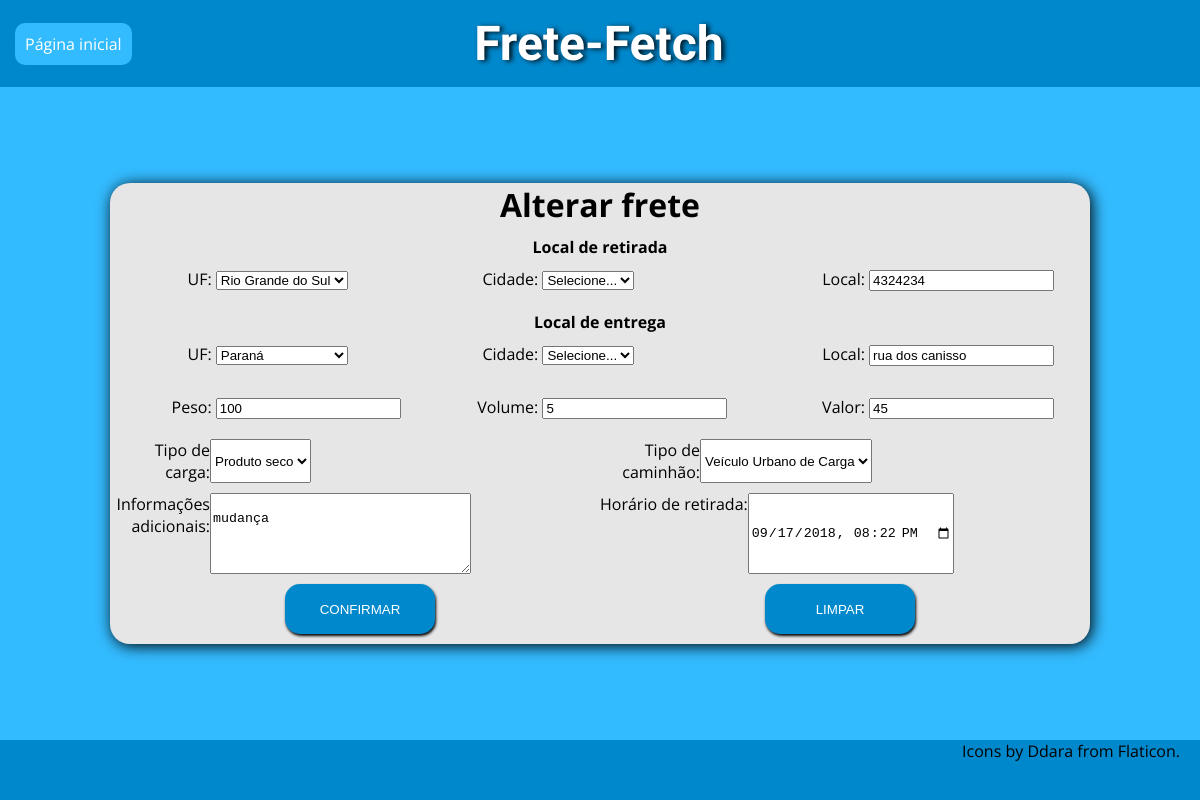
The page /cadastro_frete.php?ciot=9 on the database its author committed.
### tables this page shows
CREATE TABLE `frete` (
  `ciot` bigint(20) UNSIGNED NOT NULL,
  `valor` decimal(10,0) NOT NULL,
  `peso` decimal(10,0) NOT NULL,
  `volume` decimal(10,0) NOT NULL,
  `ret_local` varchar(50) NOT NULL,
  `ent_local` varchar(50) NOT NULL,
  `ret_dthr` datetime NOT NULL,
  `ent_dthr` datetime DEFAULT NULL,
  `tipo_cami` varchar(3) DEFAULT NULL,
  `contratante` decimal(10,0) NOT NULL,
  `motorista` decimal(10,0) DEFAULT NULL,
  `ret_cidad` varchar(3) NOT NULL,
  `ent_cidad` varchar(3) NOT NULL,
  `tipo` varchar(3) NOT NULL,
  `obs` varchar(50) DEFAULT NULL
);

### cadastro_frete.php (the view, shortened to what this page needs)
<?php
	$form_action="cadastros/cad_frete.php";
	if (isset($_GET['ciot'])){
		$titulo="Alterar frete";
		$form_action="cadastros/alt_frete.php";
		$sql="select
				f.*,
				cretirada.sigla  as sigcr,
				cretirada.estado as siger,
				centrega.sigla   as sigce,
				centrega.estado  as sigee
			from frete f
			join cidade cretirada on
				cretirada.sigla=f.ret_cidad
			join cidade centrega on
			    centrega.sigla=f.ent_cidad
			where ciot = ?";
		$con = new PDO("mysql:host=localhost;dbname=ff;charset=UTF8", "root", "");
		$rs = $con->prepare($sql);
		$rs->bindParam(1, $_GET['ciot']);
		$rs->execute();
		$row = $rs->fetch(PDO::FETCH_OBJ);
	}else{
		$titulo="Solicitar serviço";
	}
	include "includes/header_cadastro_frete.php";
?>
<div class="container">
	<h1 style="text-align: center;"><?=$titulo;?></h1>
	<form action="<?=$form_action?>" method="post" id="form-frete">
	    <div class="local-item">
	    	<h4>Local de retirada</h4>
	    	<div>
	    		<label for="uf" class="label-alinhado">UF:</label>
		    	<select onchange="carregaCidades(this.value, 'ret_cidad')" id="uf" name="uf" required>
					<?php
						include "includes/conexao.php";
						$sql = "select nome, sigla from estado order by 1";
						$estados = mysqli_query($conexao, $sql);
						while ($estado = mysqli_fetch_array($estados)) {
							$s = (isset($row->sigcr) && ($row->siger==$estado['sigla'])) ? 'selected' : '';
							echo "<option value='".$estado['sigla']."' $s>".$estado['nome']."</option>";
					}?>
		    	</select>
		    	<br><span class="msg-erro label-alinhado" id="msg-uf-inicial"></span>
	    	</div>
		    <div>
		    	<label for="ret_cidad" class="label-alinhado">Cidade:</label>
		    	<select id="ret_cidad" name="ret_cidad" required>
		    		<option value="">Selecione...</option>
		    	</select>
		    	<br><span class="msg-erro label-alinhado" id="msg-ret-cidad"></span>
	    	</div>
	    	<div>
		    	<label for="ret_local" class="label-alinhado">Local:</label>
		    	<input type="text" id="ret-local" name="ret_local" maxlength="50" <?=isset($row->ret_local) ? "value='$row->ret_local'" : "" ?>>
		    	<br><span class="msg-erro label-alinhado" id="msg-ret-local"></span>
	    	</div>
	    </div>
			<div class="local-item">
			<h4>Local de entrega</h4>
	    	<div>
	    		<label for="uf-dest" class="label-alinhado">UF:</label>
		    	<select onchange="carregaCidades(this.value, 'ent_cidad')" id="uf-dest"  name="uf-dest"  required>
					<?php
						$sql = "select nome, sigla from estado order by 1";
						$estados = mysqli_query($conexao, $sql);
						while ($estado = mysqli_fetch_array($estados)) {
							$s = (isset($row->sigce) && ($row->sigee==$estado['sigla'])) ? 'selected' : '';
							echo "<option value='".$estado['sigla']."' $s>".$estado['nome']."</option>";
					}?>
		    	</select>
		    	<br><span class="msg-erro label-alinhado" id="msg-uf-final"></span>
	    	</div>
		    <div>
		    	<label for="ent_cidad" class="label-alinhado">Cidade:</label>
		    	<select id="ent_cidad"  name="ent_cidad" required>
		    		<option value="">Selecione...</option>
		    	</select>
		    	<br><span class="msg-erro label-alinhado" id="msg-ent-cidade"></span>
	    	</div>
	    	<div>
	    		<label for="ent_local" class="label-alinhado">Local:</label>
	    		<input type="text" name="ent_local" maxlength="50" id="ent_local" <?=isset($row->ent_local) ? "value='$row->ent_local'" : "" ?>>
	    		<br><span class="msg-erro label-alinhado" id="msg-ent-local"></span>
	    	</div>
	    </div>
	    <div class="local-item">
	    	<div>
		    	<label for="peso" class="label-alinhado">Peso:</label>
		    	<input type="number" id="peso" name="peso" min="1" required <?=isset($row->peso) ? "value='$row->peso'" : "1" ?>>
		    	<br><span class="msg-erro label-alinhado" id="msg-peso"></span>
			</div>
		    <div>
		    	<label for="volume" class="label-alinhado">Volume:</label>
		    	<input type="number" id="volume" name="volume" min="1" required <?=isset($row->volume) ? "value='$row->volume'" : "1" ?>>
		    	<br><span class="msg-erro label-alinhado" id="msg-volume"></span>
			</div>
			<div>
		    	<label for="valor" class="label-alinhado">Valor:</label>
		    	<input type="number" id="valor" name="valor" " min="1" required <?=isset($row->valor) ? "value='$row->valor'" : "1" ?>>
		    	<br><span class="msg-erro label-alinhado" id="msg-valor"></span>
			</div>
	    </div>
	    <div class="form-item">
	    	<div>
	    		<label for="tipo" class="label-alinhado">Tipo de carga:</label>
		    	<select id="tipo" name="tipo" required>
		    		<?php
		    			include_once "includes/conexao.php";
		    			$r=mysqli_query($conexao, "select sigla, descr from tpcarga;");
		    			while ($tp = mysqli_fetch_array($r)) {
		    				$tpc = (isset($row->tipo) && ($row->tipo==$tp['sigla'])) ? 'selected' : '';
		    				echo "<option value='".$tp['sigla']."' $tpc>".$tp['descr']."</option>";
		    			}
		    		?>
		    	</select>
		    	<br><span class="msg-erro label-alinhado" id="msg-slct-tipo"></span>
	    	</div>
	    	<div>
	    		<label for="tipo_cami" class="label-alinhado">Tipo de caminhão:</label>
		    	<select id="tipo_cami" name="tipo_cami" required>
		    		<?php
		    			include_once "includes/conexao.php";
		    			$s=mysqli_query($conexao, "select sig, descr from tpcaminhao;");
		    			while ($tp = mysqli_fetch_array($s)) {
		    				$c = (isset($row->tipo_cami) && ($row->tipo_cami==$tp['sig'])) ? 'selected' : '';
		    				echo "<option value='".$tp['sig']."' $c>".$tp['descr']."</option>";
		    			}
		    		?>
		    	</select>
		    	<br><span class="msg-erro label-alinhado" id="msg-tipo-cami"></span>
	    	</div>
	    </div>
	    <div class="form-item">
	    	<div>
		    	<label for="obs" class="label-alinhado">Informações adicionais:</label>
		    	<textarea cols="30" rows="5" id="obs" name="obs">
		    		<?= isset($row->obs) ? $row->obs  : ""  ?>
		    	</textarea>
		    	<br><span class="msg-erro label-alinhado" id="msg-obs"></span>
	    	</div>
	    	<div>
	    		<label for="ret_dthr">Horário de retirada:</label>
	    		<?php
	    			if(isset($row->ret_dthr)){
		    			$date = new DateTime($row->ret_dthr);
		    			$dataInput = $date->format('Y-m-d\TH:i:s');
	    			}else
	    				$dataInput = "";
	    		?>
	    		<input type="datetime-local" id="ret_dthr" name="ret_dthr" value="<?=$dataInput?>">
	    	</div>
	    </div>
	    <div class="form-buttons">
			   <input type="submit" id="botao" value="Confirmar">
			   <input type="reset" id="botao-limpar" value="Limpar">
		</div>
	</form>
</div>
<?php
	include "includes/footer.php";
?>

### css/cadastro_frete.css (style rules this page uses)
* { box-sizing: border-box; margin: 0; }
body { min-height: 100vh; font-family: "Open Sans", sans-serif; margin: 0; display: flex; flex-flow: column wrap; align-items: center; justify-content: space-between; background-color: #33bbff }
h4 { width: 100%; text-align: center; }
.container { margin: 10px; border-radius: 20px; background-color: #33bbff; width: 980px; background-color: #e6e6e6; box-shadow: 2px 2px 15px; }
.form-item { display: flex; flex-flow: row wrap; margin: 10px 0px 10px 0px; }
.form-item div { display: flex; flex-flow: row wrap; width: 50%; }
.label-alinhado { display: inline-block; width: 100px; text-align: right; }
.form-buttons { margin: 10px; display: flex; justify-content: space-around; }
.form-buttons input { width: 150px; height: 50px; border: 0; border-radius: 15px; box-shadow: 1px 2px 3px black; background-color: #0088cc; text-transform: uppercase; color: #ffffff; }
.local-item { display: flex; flex-flow: row wrap; justify-content: space-around; margin: 10px 0px 10px 0px; }
.local-item div { margin:10px 0px 10px 0px; width: 33%; }

### rows shown on the page
frete: ret_local "4324234", ent_local "rua dos canisso", peso "100", volume "5", valor "45", obs "mudança", ret_dthr "09/17/2018 20:22"

### other values the page prints
$titulo "Alterar frete"
form field uf "Rio Grande do Sul"
form field uf-dest "Paraná"
form field tipo "Produto seco"
form field tipo_cami "Veículo Urbano de Carga"
